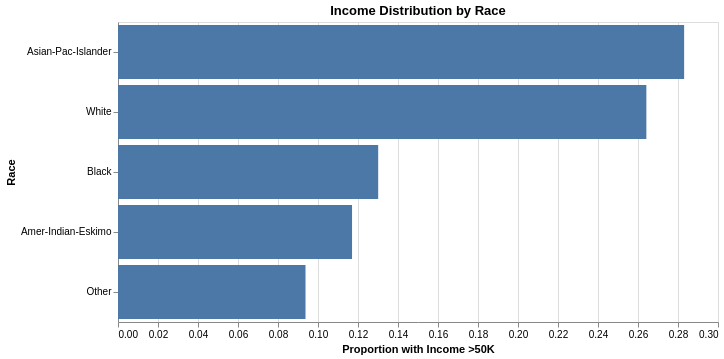

Here is the notebook cell this chart was saved with:
### Code cell
race_income = data.groupby('race').agg({
    'income': lambda x: (x == '>50K').sum() / len(x)
}).reset_index()
race_income.columns = ['race', 'high_income_rate']
race_income = race_income.sort_values('high_income_rate', ascending=False)


chart = alt.Chart(race_income).mark_bar().encode(
    x=alt.X('high_income_rate:Q', title='Proportion with Income >50K'),
    y=alt.Y('race:N', title='Race', sort='-x'),

).properties(
    width=600,
    height=300,
    title='Income Distribution by Race'
)

chart.show()

### Figure 1 — Vega-Lite specification as saved in the notebook (floating-point values rounded to 4 significant figures)
{"config": {"view": {"continuousWidth": 300, "continuousHeight": 300}}, "data": {"name": "data-dcb13a7b9a41a12caa1828912561d801"}, "mark": {"type": "bar"}, "encoding": {"x": {"field": "high_income_rate", "title": "Proportion with Income >50K", "type": "quantitative"}, "y": {"field": "race", "sort": "-x", "title": "Race", "type": "nominal"}}, "height": 300, "title": "Income Distribution by Race", "width": 600, "$schema": "https://vega.github.io/schema/vega-lite/v6.1.0.json", "datasets": {"data-dcb13a7b9a41a12caa1828912561d801": [{"race": "Asian-Pac-Islander", "high_income_rate": 0.2831}, {"race": "White", "high_income_rate": 0.2642}, {"race": "Black", "high_income_rate": 0.1301}, {"race": "Amer-Indian-Eskimo", "high_income_rate": 0.117}, {"race": "Other", "high_income_rate": 0.09375}]}}
